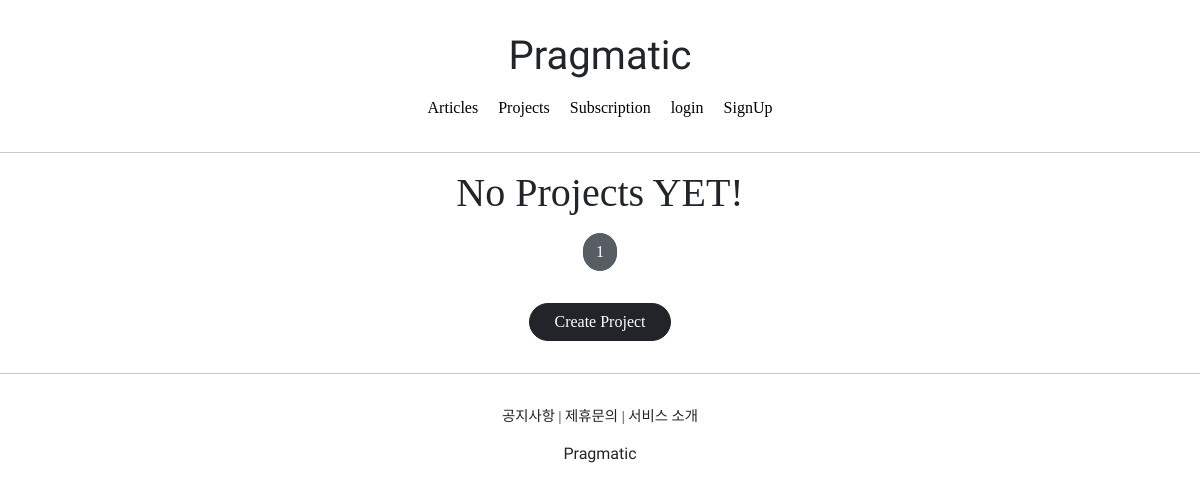
Before: /projects/list/ with the older database file.
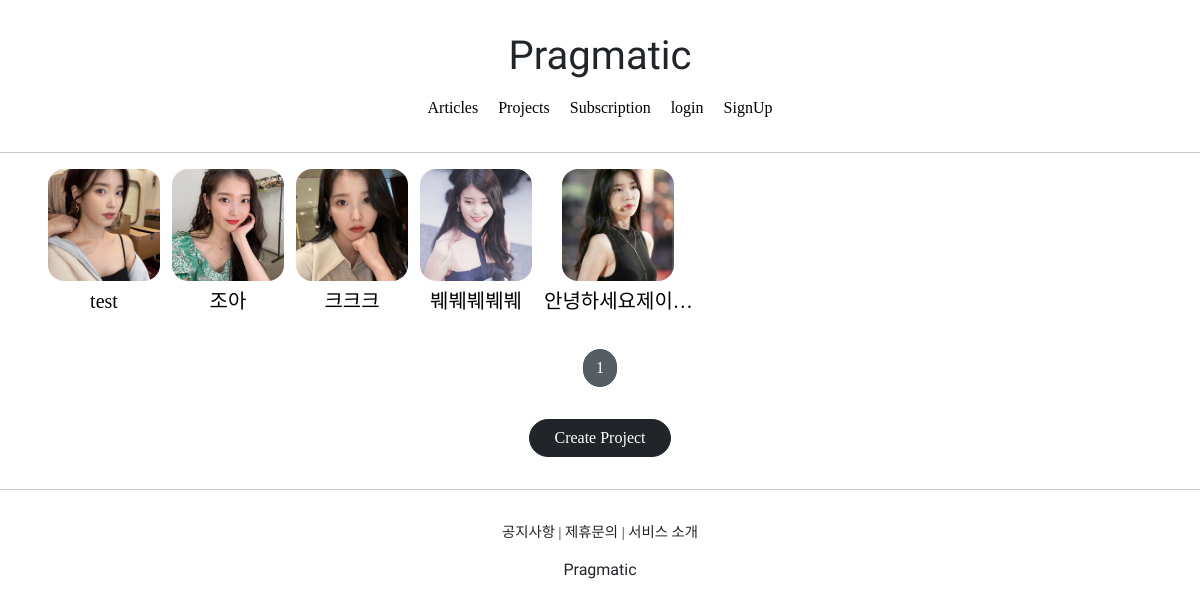
After: the same page with the newer database file.
### projectapp/models.py (models this page shows)
class Project(models.Model):
  title = models.CharField(max_length=20, null=False)
  description = models.CharField(max_length=200, null=True)
  image = models.ImageField(upload_to='project/', null=False)
  created_at = models.DateField(auto_now=True)

### projectapp/views.py (the view)
# urls.py: path('list/', ProjectListView.as_view(), name='list')
class ProjectListView(ListView):
  model = Project
  context_object_name = 'project_list'
  template_name = 'projectapp/list.html'
  paginate_by = 25

### projectapp/templates/projectapp/list.html (shortened to what this page needs)
{% extends 'base.html' %}
{% load static %}
{% block content %}
  {% if project_list %}
  <div class="container">
    {% for project in project_list %}
      <a href="{% url 'projectapp:detail' pk=project.pk %}">
        {% include 'snippets/card_project.html' with project=project%}
      </a>
    {% endfor %}
  </div>
  {% else %}
    <div style="text-align: center">
      <h1>No Projects YET!</h1>
    </div>
  {% endif %}
  {% include 'snippets/pagination.html' with page_obj=page_obj %}
  <div style="text-align: center">
    <a href="{% url 'projectapp:create' %}" class="btn btn-dark rounded-pill mt-3 mb-3 px-4">
      Create Project
    </a>
  </div>
{% endblock %}

### templates/snippets/card_project.html
<div style="display: block; text-align: center;">
  <img src="{{ project.image.url }}" alt="">
  <h5 class="mt-2" style="font-family: 'NanumSquareBold';">
    {{ project.title | truncatechars:8}}
  </h5>
</div>

Changed rows visible on the page:
added Project: image (picture), title "test"
added Project: image (picture), title "조아"
added Project: image (picture), title "크크크"
added Project: image (picture), title "붸붸붸붸붸"
added Project: image (picture), title "안녕하세요제이…"
Other visible differences:
text no longer shown: "No Projects YET!"
